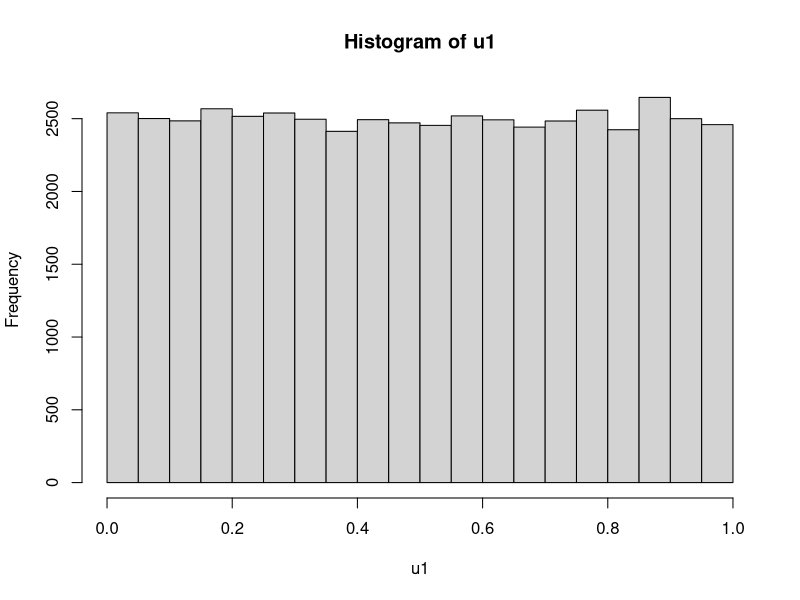
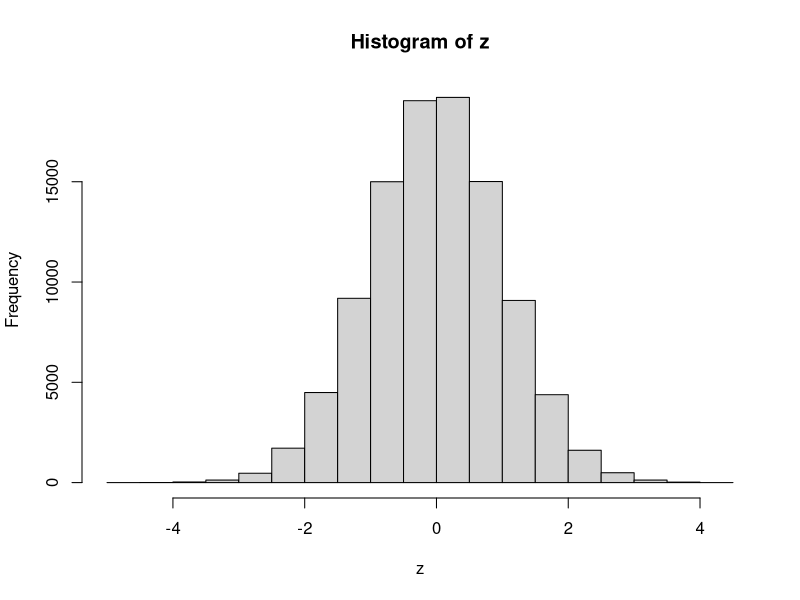
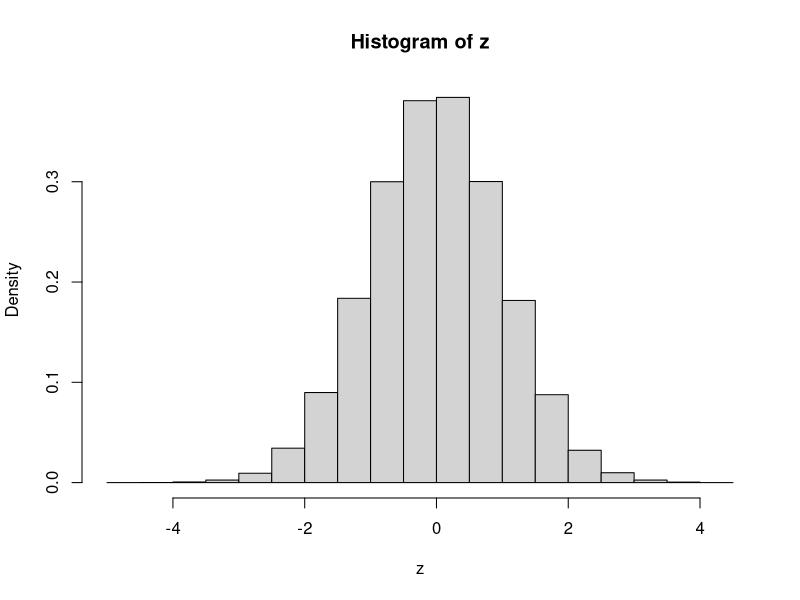
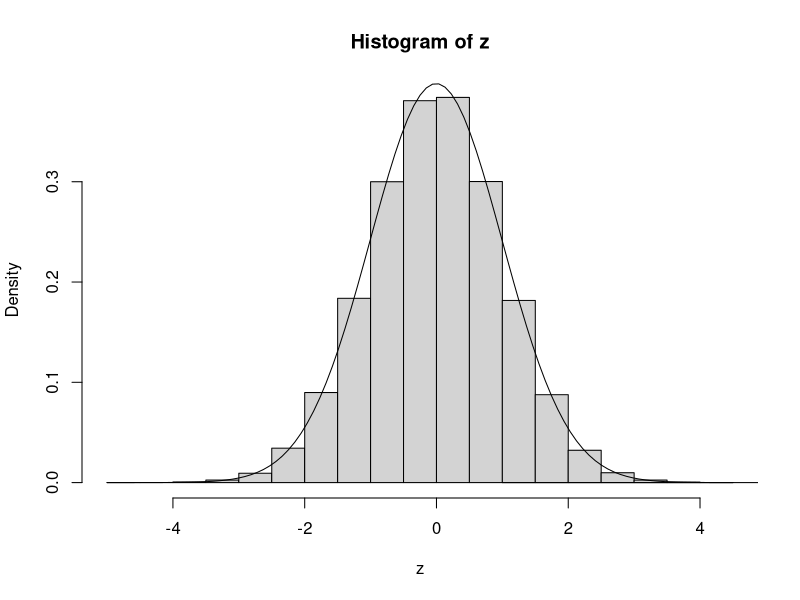

Source code (R) for these figures, in order:
## ---- chunk 1
pnorm(50, mean = 40, sd = 6, lower.tail = FALSE) #1-pnorm(50, mean = 40, sd = 6)
## ---- chunk 2
1-(pnorm(50, mean = 40, sd = 6))^10
## ---- chunk 3
pexp(100,rate = 1/140)
## ---- chunk 4
800*pexp(100,rate = 1/140)
## ---- chunk 5
pnorm(58, mean = 58, sd = 2.5, lower.tail = FALSE)
## ---- chunk 6
pnorm(62, mean = 58, sd = 2.5, lower.tail = FALSE) / pnorm(58, mean = 58, sd = 2.5, lower.tail = FALSE)
## ---- chunk 7
help(log)
## ---- chunk 8
u1 <- runif(50000)
u2 <- runif(50000)

hist(u1)
## ---- chunk 9
z1 <- sqrt(-2*log(u1))*cos(2*pi*u2)
z2 <- sqrt(-2*log(u1))*sin(2*pi*u2)
## ---- chunk 10
z <- c(z1,z2)
## ---- chunk 11
hist(z)
## ---- chunk 12
zz <- c(min(z):max(z), inc=0.01)
zz
## ---- chunk 13
hist(z,prob = T)
## ---- chunk 14
hist(z,prob = T)
x<-seq(-100,100,0.01)
lines(dnorm(x, mean=mean(z), sd=sd(z))) #, add=TRUE)
curve(dnorm(x, mean(z), sd=sd(z)), add=TRUE)
